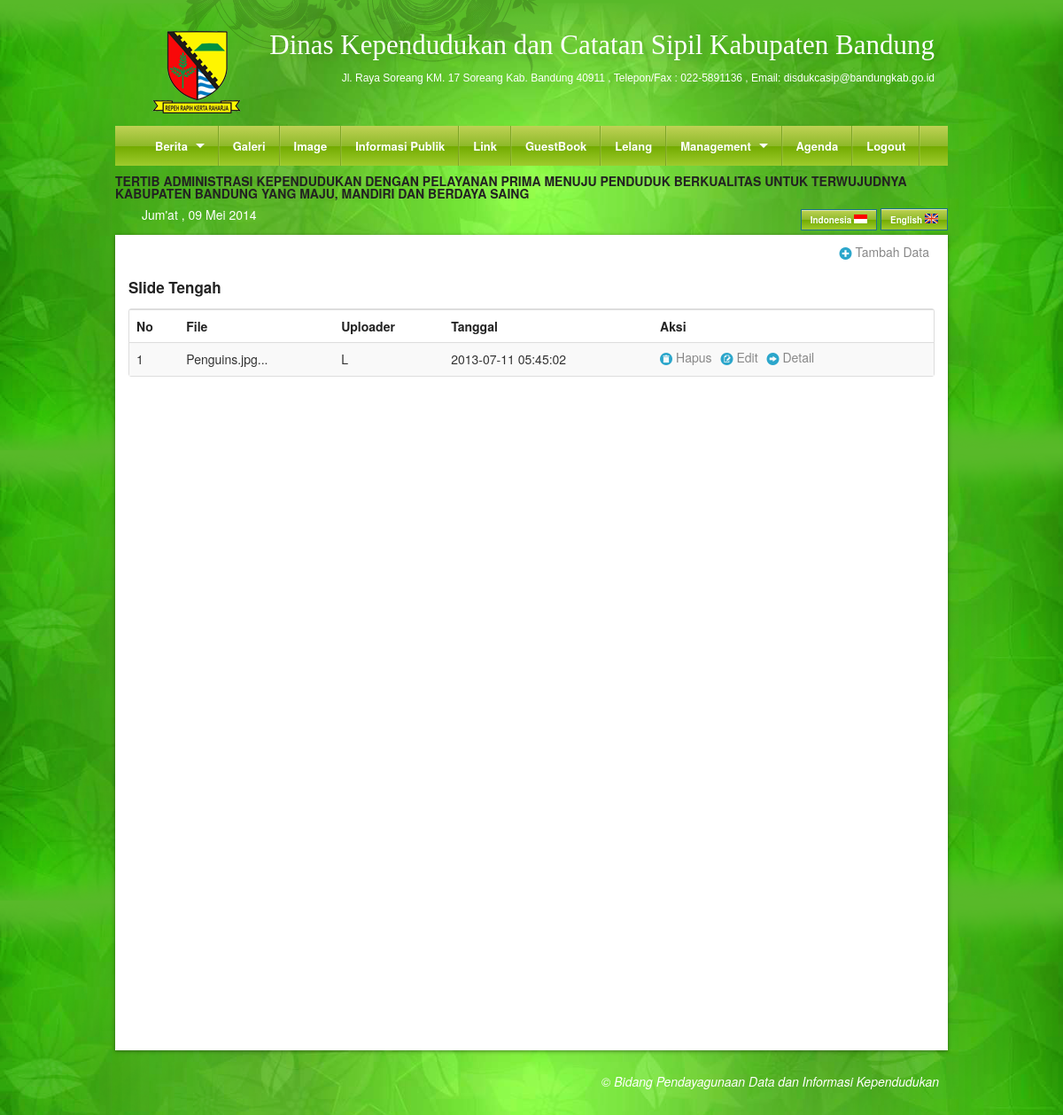
/Slidet (signed in), run on the app's committed database.
### tables this page shows
CREATE TABLE `content` (
  `home_indo` text,
  `home_ing` text,
  `profile_indo` text,
  `profile_ing` text,
  `kk_indo` text,
  `kk_ing` text,
  `ktp_indo` text,
  `ktp_ing` text,
  `lahir_indo` text,
  `lahir_ing` text,
  `kawin_indo` text,
  `kawin_ing` text,
  `cerai_indo` text,
  `cerai_ing` text,
  `rusak_indo` text,
  `rusak_ing` text,
  `mati_indo` text,
  `mati_ing` text,
  `landasan_indo` text,
  `landasan_ing` text,
  `marquee_indo` text,
  `marquee_ing` text,
  `kami_indo` text,
  `kami_ing` text
);

CREATE TABLE `slide` (
  `IdSlide` int(11) NOT NULL AUTO_INCREMENT,
  `Foto` text NOT NULL,
  `Tanggal` datetime NOT NULL,
  `Uploader` varchar(50) NOT NULL,
  `Posisi` enum('tengah','kiri') NOT NULL,
  PRIMARY KEY (`IdSlide`)
);

### Proses/Database.php (called while the page is built, shortened)
<?php
class DB{
        var $Result;
        function doExec($sqlstr){
                 if (!$this->Result = mysql_query($sqlstr)){
                       print "Query Error :" .mysql_error();
                       Exit;
                 }
        }
        function doArray(){
                 return $this->Rec = mysql_fetch_array($this->Result);
        }
}
?>

### Content/SA/Slidet.php (the view, shortened to what this page needs)
<p align="right"><a href="<?php echo $base_url;?>/TambahSlidet" class="icon foundicon-plus"></a></p>
<h5>Slide Tengah</h5>
<table id="tb" class="responsive table" cellpadding="0" cellspacing="0">
<tr>
    <th>No</th>
    <th>File</th>
    <th>Uploader</th>
    <th>Tanggal</th>
    <th>Aksi</th>
</tr>
<?php
include_once("Proses/ArsenLibrary.php");
$arsen  =   new arsenlexdorf;
if(!isset($_GET['page']) || $_GET['page'] == 1){
    $page   =   1;
    $i=1;
}else{
    $page   =   $_GET['page'];
    $i = $_GET['page']*10-9;
}
$batas  =10;
$table  ="slide";
$id ="Tanggal";
$dari=(($page*$batas)-$batas);
$query  =$arsen->view($table,$dari,$batas,$id,"Posisi","tengah");
while($array  =$arsen->doArray()){
$kata   =   $array[1];
$foto   =   substr($kata,0,20);
?>
<tr>
    <td><?php echo $i;?></td>
    <td><?php echo $foto;?>...</td>
    <td><?php echo ucwords($array['Uploader']);?></td>
        <td><?php echo $array['Tanggal'];?></td>
    <td>
    <a href="<?php echo $base_url;?>/ConfirmDeleteSlidet/<?php echo $array['IdSlide'];?>" class="icon foundicon-trash"></a>
    <a href="<?php echo $base_url;?>/ConfirmEditSlidet/<?php echo $array['IdSlide'];?>" class="icon foundicon-edit"></a>
	<a href="<?php echo $base_url;?>/DetailSlidet/<?php echo $array['IdSlide'];?>" class="icon foundicon-right-arrow"></a>
    </td>
</tr>
<?php
$i++;
}
?>
</table>
<div align="center">
</div>

### Content/User/search.php (shortened to what this page needs)
<?php
$hari   =   date("D");
switch($hari){
    case "Fri":
    $namaHari="Jum'at";
    break;
}
$month=date("m");
    switch($month){
        case "05":
        $bulan  ="Mei";
        break;
}
$tanggal    =   date("d");
$tahun  =   date("Y");
?>
<div>
<marquee direction="left" scrollamount="6" >
<?php
include_once("Proses/ArsenLibrary.php");
$sqlx    =   "select marquee_indo from content";
$queryx  =   mysql_query($sqlx);
$arrayx  =   mysql_fetch_array($queryx);
echo $arrayx[0];
?>
</marquee>
</div>
<div>
<div class="nine columns">
<div class="nine columns" style=" padding: 10px 0px 5px 15px; color: white;"><?php echo "$namaHari , $tanggal $bulan $tahun"; ?></div>
</div>
<div class="three columns bahasa">
<a href="<?php echo $base_url; ?>/indonesia.php" class="button small tiny greengloss">Indonesia <img src="<?php echo $base_url; ?>/images/indonesia.png" /></a>
<a href="<?php echo $base_url; ?>/english.php" class="button small tiny greengloss">English  <img src="<?php echo $base_url; ?>/images/english.png" /></a>
</div>
</div>

### stylesheets/style.css (style rules this page uses)
body { background: url(../images/bg/bg3.png) #58b929; background-size:contain; }
.table { width: 100%; margin-bottom: 20px; }
.table th, .table td { padding: 8px; line-height: 20px; text-align: left; vertical-align: top; border-top: 1px solid #dddddd; }
.table th { font-weight: bold; }
.bahasa { color: white; padding: 10px 0px 5px 0px; text-align: right; }
.bahasa a { color: white; }

### stylesheets/color.css (style rules this page uses)
.greengloss { background: #bfd255; background: -moz-linear-gradient(top, #bfd255 0%, #8eb92a 50%, #72aa00 51%, #9ecb2d 100%); background: -webkit-gradient(linear, left top, left bottom, color-stop(0%,#bfd255), color-stop(50%,#8eb92a), color-stop(51%,#72aa00), color-stop(100%,#9ecb2d)); background: -webkit-linear-gradient(top, #bfd255 0%,#8eb92a 50%,#72aa00 51%,#9ecb2d 100%); background: -o-linear-gradient(top, #bfd255 0%,#8eb92a 50%,#72aa00 51%,#9ecb2d 100%); background: -ms-linear-gradient(top, #bfd255 0%,#8eb92a 50%,#72aa00 51%,#9ecb2d 100%); background: linear-gradient(to bottom, #bfd255 0%,#8eb92a 50%,#72aa00 51%,#9ecb2d 100%); filter: progid:DXImageTransform.Microsoft.gradient( startColorstr='#bfd255', endColorstr='#9ecb2d',GradientType=0 ); }

### stylesheets/responsive-tables.css (style rules this page uses)
table th { font-weight: bold; }
table td, table th { padding: 9px 10px; text-align: left; }

### data on the page
content: marquee_indo "TERTIB ADMINISTRASI KEPENDUDUKAN DENGAN PELAYANAN PRIMA MENUJU PENDUDUK BERKUALITAS UNTUK TERWUJUDNYA KABUPATEN BANDUNG YANG MAJU, MANDIRI DAN BERDAYA SAING"
slide: Foto "Penguins.jpg", Uploader "L", Tanggal "2013-07-11 05:45:02"

### other printed values
$namaHari "Jum'at"
$bulan "Mei"
